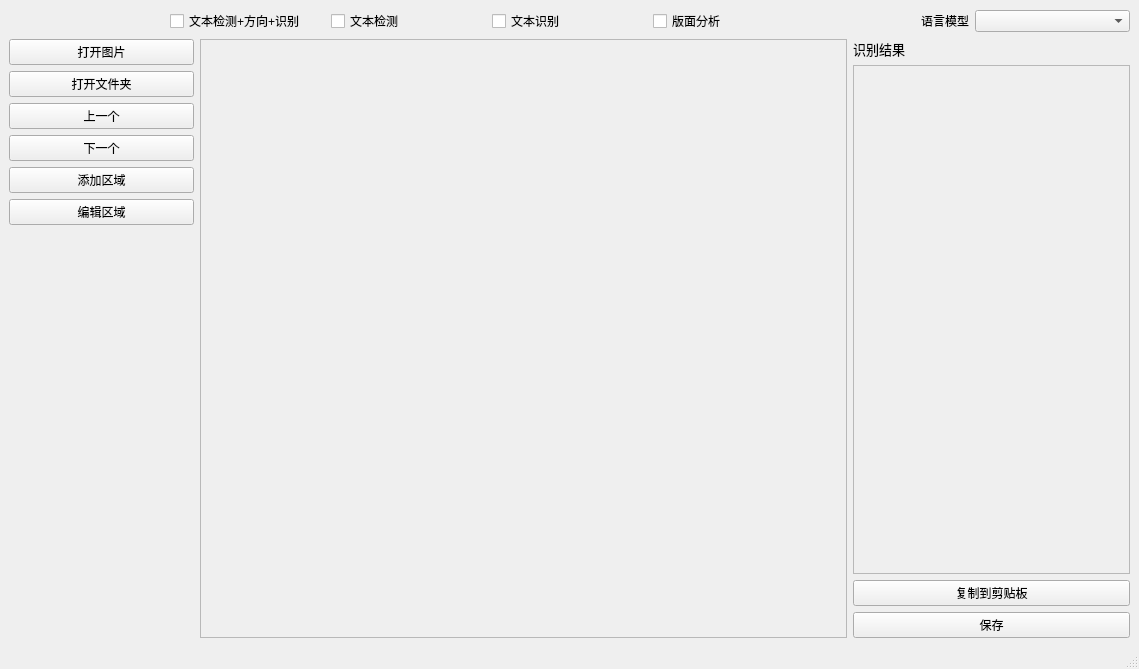
<?xml version="1.0" encoding="UTF-8"?>
<ui version="4.0">
 <class>MainWindow</class>
 <widget class="QMainWindow" name="MainWindow">
  <property name="geometry">
   <rect>
    <x>0</x>
    <y>0</y>
    <width>1139</width>
    <height>669</height>
   </rect>
  </property>
  <property name="windowTitle">
   <string>demo</string>
  </property>
  <property name="styleSheet">
   <string notr="true">font: 10pt &quot;Microsoft YaHei UI&quot;;</string>
  </property>
  <widget class="QWidget" name="centralwidget">
   <layout class="QVBoxLayout" name="verticalLayout_3" stretch="0,10">
    <item>
     <layout class="QHBoxLayout" name="horizontalLayout_3">
      <item>
       <widget class="QLabel" name="label_2">
        <property name="text">
         <string> </string>
        </property>
       </widget>
      </item>
      <item>
       <widget class="QCheckBox" name="checkBox_ocr">
        <property name="text">
         <string>文本检测+方向+识别</string>
        </property>
       </widget>
      </item>
      <item>
       <widget class="QCheckBox" name="checkBox_det">
        <property name="text">
         <string>文本检测</string>
        </property>
       </widget>
      </item>
      <item>
       <widget class="QCheckBox" name="checkBox_recog">
        <property name="text">
         <string>文本识别</string>
        </property>
       </widget>
      </item>
      <item>
       <widget class="QCheckBox" name="checkBox_4">
        <property name="text">
         <string>版面分析</string>
        </property>
       </widget>
      </item>
      <item>
       <widget class="QLabel" name="label_3">
        <property name="text">
         <string>语言模型</string>
        </property>
        <property name="alignment">
         <set>Qt::AlignRight|Qt::AlignTrailing|Qt::AlignVCenter</set>
        </property>
       </widget>
      </item>
      <item>
       <widget class="QComboBox" name="comboBoxLanguage">
        <property name="currentText">
         <string/>
        </property>
        <property name="placeholderText">
         <string/>
        </property>
       </widget>
      </item>
     </layout>
    </item>
    <item>
     <layout class="QHBoxLayout" name="horizontalLayout_2" stretch="2,7,3">
      <item>
       <layout class="QVBoxLayout" name="verticalLayout_2">
        <item>
         <widget class="QPushButton" name="btnOpenImg">
          <property name="text">
           <string>打开图片</string>
          </property>
         </widget>
        </item>
        <item>
         <widget class="QPushButton" name="btnOpenDir">
          <property name="text">
           <string>打开文件夹</string>
          </property>
         </widget>
        </item>
        <item>
         <widget class="QPushButton" name="btnPrev">
          <property name="text">
           <string>上一个</string>
          </property>
         </widget>
        </item>
        <item>
         <widget class="QPushButton" name="btnNext">
          <property name="text">
           <string>下一个</string>
          </property>
         </widget>
        </item>
        <item>
         <widget class="QPushButton" name="btnAddShape">
          <property name="text">
           <string>添加区域</string>
          </property>
         </widget>
        </item>
        <item>
         <widget class="QPushButton" name="btnEditShape">
          <property name="text">
           <string>编辑区域</string>
          </property>
         </widget>
        </item>
        <item>
         <spacer name="verticalSpacer">
          <property name="orientation">
           <enum>Qt::Vertical</enum>
          </property>
          <property name="sizeHint" stdset="0">
           <size>
            <width>20</width>
            <height>40</height>
           </size>
          </property>
         </spacer>
        </item>
       </layout>
      </item>
      <item>
       <widget class="QScrollArea" name="scrollAreaCanvas">
        <property name="widgetResizable">
         <bool>true</bool>
        </property>
        <widget class="QWidget" name="scrollAreaWidgetContents">
         <property name="geometry">
          <rect>
           <x>0</x>
           <y>0</y>
           <width>640</width>
           <height>548</height>
          </rect>
         </property>
        </widget>
       </widget>
      </item>
      <item>
       <layout class="QVBoxLayout" name="verticalLayout">
        <item>
         <widget class="QLabel" name="label">
          <property name="font">
           <font>
            <family>Microsoft YaHei UI</family>
            <pointsize>10</pointsize>
            <weight>50</weight>
            <italic>false</italic>
            <bold>false</bold>
           </font>
          </property>
          <property name="text">
           <string>识别结果</string>
          </property>
         </widget>
        </item>
        <item>
         <widget class="QScrollArea" name="scrollAreaResults">
          <property name="widgetResizable">
           <bool>true</bool>
          </property>
          <widget class="QWidget" name="scrollAreaWidgetContents_2">
           <property name="geometry">
            <rect>
             <x>0</x>
             <y>0</y>
             <width>271</width>
             <height>438</height>
            </rect>
           </property>
          </widget>
         </widget>
        </item>
        <item>
         <widget class="QPushButton" name="btnCopyAll">
          <property name="text">
           <string>复制到剪贴板</string>
          </property>
         </widget>
        </item>
        <item>
         <widget class="QPushButton" name="btnSaveAll">
          <property name="text">
           <string>保存</string>
          </property>
         </widget>
        </item>
       </layout>
      </item>
     </layout>
    </item>
   </layout>
  </widget>
  <widget class="QMenuBar" name="menubar">
   <property name="geometry">
    <rect>
     <x>0</x>
     <y>0</y>
     <width>1139</width>
     <height>29</height>
    </rect>
   </property>
  </widget>
  <widget class="QStatusBar" name="statusbar"/>
 </widget>
 <resources/>
 <connections/>
</ui>
